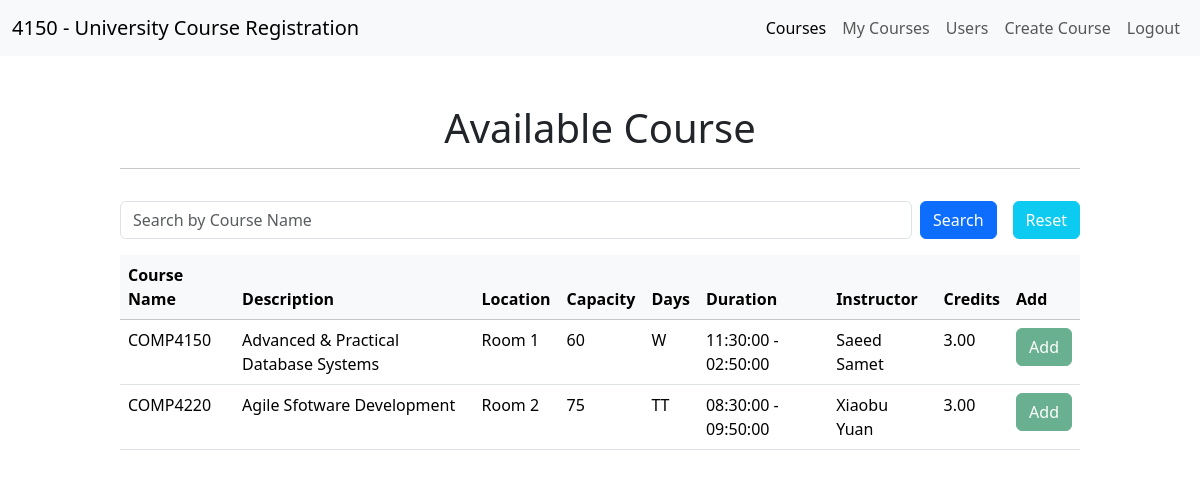
/home.php (signed in), run on the app's committed database.
### tables this page shows
CREATE TABLE IF NOT EXISTS Sections(
	section_id INT PRIMARY KEY AUTO_INCREMENT,
    instructor_id INT,
    course_id INT NOT NULL,
    location VARCHAR(100) NOT NULL,
    semester VARCHAR(10) NOT NULL CHECK (semester REGEXP '^[FSW][0-9]{4}$'),  
    capacity INT NOT NULL,
    start_time TIME NOT NULL,
    end_time TIME NOT NULL,
    days VARCHAR(3) NOT NULL,  
    FOREIGN KEY (instructor_id) REFERENCES Instructors(instructor_id) ON DELETE SET NULL,
    FOREIGN KEY (course_id) REFERENCES Courses(course_id) ON DELETE CASCADE
);

CREATE TABLE IF NOT EXISTS Courses (
    course_id INT PRIMARY KEY AUTO_INCREMENT,
    course_description VARCHAR(255) NOT NULL,
    course_name VARCHAR(100) NOT NULL UNIQUE,
    credits DECIMAL(3,2) NOT NULL CHECK(credits <= 3.00)
);

### home.php (the view, shortened to what this page needs)
<?php
  require_once("./db.php");
  if(isset($_GET["searchInput"])){
    $stmt = $conn->prepare("CALL GetCourseTableInformation(?);");
    $stmt->bind_param("s", $_GET["searchInput"]);
    $stmt->execute();
    $stmt->close();
    $result = $stmt->get_result();
  }
  else{
    $stmt = "CALL GetCourseTableInformation(NULL);";
    $result = $conn->query($stmt);
  }
?>
<!DOCTYPE html>
<html lang="en">
<head>
  <link href="https://cdn.jsdelivr.net/npm/bootstrap@5.3.8/dist/css/bootstrap.min.css" rel="stylesheet">
  <link rel="stylesheet" href="./css/home.css">
</head>
<body>
  <?php require_once('./templates/header.php'); ?>
  <div class="wrapper-container">
    <div class="title-container">
      <h1>Available Course</h1>
      <hr>
    </div>
  <div class="search-container d-flex">
    <form class="form-container d-flex" action="home.php" method="get">
      <input class="form-control me-2" id="searchInput" name="searchInput" type="text" placeholder="Search by Course Name">
      <button type="submit" class="btn btn-primary">Search</button>
    </form>
    <button class="btn btn-info" id="resetButton" onclick="window.location = window.location.pathname;">Reset</button>
  </div>
  <div class="table-container">
    <table class="table table-hover" id="classTable">
      <thead class="table-light">
        <tr>
          <th scope="col">Course Name</th>
          <th scope="col">Description</th>
          <th scope="col">Location</th>
          <th scope="col">Capacity</th>
          <th scope="col">Days</th>
          <th scope="col">Duration</th>
          <th scope="col">Instructor</th>
          <th scope="col">Credits</th>
          <th scope="col">Add</th>
        </tr>
      </thead>
      <tbody>
        <?php if ($result->num_rows > 0): ?>
          <?php while ($row = $result->fetch_assoc()): ?>
              <tr>
                <td><?php echo $row['course_name']; ?></td>
                <td><?php echo $row['course_description']; ?></td>
                <td><?php echo $row['location']; ?></td>
                <td><?php echo $row['capacity']; ?></td>
                <td><?php echo $row['days']; ?></td>
                <td><?php echo $row['duration']; ?></td>
                <td><?php echo $row['instructor_name']; ?></td>
                <td><?php echo $row['credits']; ?></td>
                <td><form action="home.php" method="post">
                  <button type="submit" class="btn btn-success" <?php if($_SESSION['role'] != 'student'){echo "disabled";}?>>Add</button>
                </form></td>
              </tr>
          <?php endwhile; ?>
        <?php else: ?>
          <tr>
              <td colspan="9" class="text-center text-danger">No class sections found.</td>
          </tr>
      <?php endif; ?>
      </tbody>
    </table>
  </div>
</div>
</body>
</html>

### templates/header.php
<?php
  $current_page = basename($_SERVER['PHP_SELF']);
?>
<nav class="navbar navbar-expand-lg bg-body-tertiary">
  <div class="container-fluid">
    <a class="navbar-brand" href="#">4150 - University Course Registration</a>
    <div class="collapse navbar-collapse nav justify-content-end" id="navbarNavDropdown">
      <ul class="navbar-nav">
        <li class="nav-item">
          <a class="nav-link <?php echo ($current_page == 'home.php') ? 'active' : ''; ?>" href="./home.php">Courses</a>
        </li>
        <li class="nav-item">
          <a class="nav-link <?php echo ($current_page == 'mycourses.php') ? 'active' : ''; ?>" href="./mycourses.php">My Courses</a>
        </li>
        <?php if ($_SESSION['role'] == 'administrator') : ?>
          <li class="nav-item">
            <a class="nav-link <?php echo ($current_page == 'users.php') ? 'active' : ''; ?>" href="./users.php">Users</a>
          </li>
          <li class="nav-item">
            <a class="nav-link <?php echo ($current_page == 'create_course.php') ? 'active' : ''; ?>" href="./create_course.php">Create Course</a>
          </li>
        <?php endif; ?>
        <li class="nav-item">
          <a class="nav-link <?php echo ($current_page == 'logout.php') ? 'active' : ''; ?>" href="./logout.php">Logout</a>
        </li>
      </ul>
    </div>
  </div>
</nav>

### css/home.css (style rules this page uses)
.wrapper-container { display: flex; flex-direction: column; align-items: center; }
.title-container { width: 80%; margin-top: 3em; text-align: center; }
.search-container { margin: 1em; width: 80%; }
.form-container { width: 100%; }
#searchInput { margin-right: 1em; }
.table-container { width: 80%; }
#resetButton { margin-left: 1em; color: white; }

### data on the page
sections: course.course_name "COMP4150", course.course_description "Advanced & Practical Database Systems", location "Room 1", capacity "60", days "W", duration "11:30:00 - 02:50:00", instructor_name "Saeed Samet", course.credits "3.00"
sections: course.course_name "COMP4220", course.course_description "Agile Sfotware Development", location "Room 2", capacity "75", days "TT", duration "08:30:00 - 09:50:00", instructor_name "Xiaobu Yuan", course.credits "3.00"
